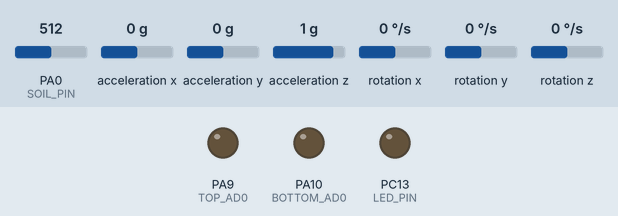
This program was run on a simulated STM32 Black Pill. Shown: output pins drawn as LEDs (lit = HIGH). Wiring (inferred from the names in the program): MPU-6050 motion sensor at I2C address 0x68; MPU-6050 motion sensor at I2C address 0x69. Dashed ring = blinking. The inputs (shaded band) are chosen by the test bench; at power-on: acceleration z 1 g, acceleration y 0 g, PA0 (SOIL_PIN) = 512, acceleration x 0 g, rotation x 0 °/s, rotation y 0 °/s, rotation z 0 °/s (analog values on the 0–1023 scale). What the program prints to the serial monitor is not drawn.

Above: at 0.0 s.
At 2.1 s:
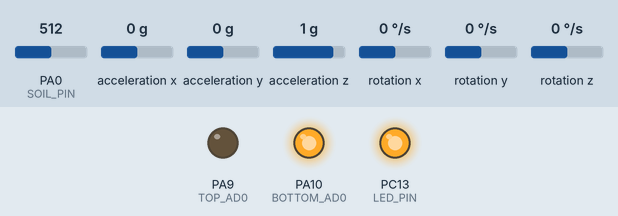
At 11.2 s:
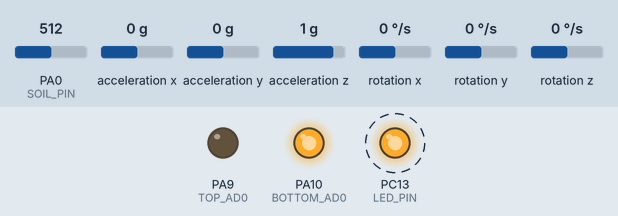
11.3 s: acceleration z set to -1.4 g
14.3 s: acceleration y set to -0.2 g
Timing chart, 0 to 24.3 s (numbered marks = the images above; inputs shaded):
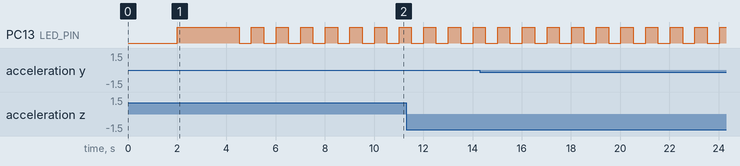

The program:

main.cpp
```cpp
#include <Arduino.h>
#include <Wire.h>
#include <math.h>
#include <string.h>

// STM32F411CE Black Pill: dual MPU6050 + analog soil moisture.
// Demonstration/research-inspired indicators only; NOT a certified warning system.
// All measurement values in the JSON stream identify their actual source.

#define SDA_PIN PB7
#define SCL_PIN PB6
#define TOP_AD0 PA9
#define BOTTOM_AD0 PA10
#define SOIL_PIN PA0              // AO wire of a 3-wire capacitive sensor
#define LED_PIN PC13
#define TOP_ADDR 0x68
#define BOTTOM_ADDR 0x69

const float PIPE_LENGTH_MM = 250.0f;
const float DEMO_WARN_DEG = 1.0f;
const float DEMO_HIGH_DEG = 3.0f;
const float RESEARCH_WARN_DEG_PER_H = 0.03f;
const float RESEARCH_HIGH_DEG_PER_H = 0.10f;
const float VIB_THRESHOLD_G = 0.09f;
const float GRAVITY_ALPHA = 0.08f;
const int WETNESS_THRESHOLD_PERCENT = 70; // locally calibrated relative index, NOT VWC

const unsigned long IMU_SAMPLE_MS = 25UL;
const unsigned long SOIL_SAMPLE_MS = 1000UL;
const unsigned long PRINT_MS = 500UL;
const unsigned long RETRY_MS = 2000UL;
const unsigned long TILT_CONFIRM_MS = 3000UL;
const unsigned long VIB_HOLD_MS = 3000UL;
const unsigned long HISTORY_INTERVAL_MS = 60000UL;
const uint8_t HISTORY_SAMPLES = 61;       // 60 minute change, sampled every minute
const float RAD_TO_DEG_F = 57.2957795f;
const float DEG_TO_RAD_F = 0.0174532925f;

enum RunMode { MODE_DEMO, MODE_RESEARCH };
RunMode runMode = MODE_DEMO;

struct IMU {
  uint8_t address;
  bool connected = false;
  bool calibrated = false;
  uint8_t failures = 0;
  unsigned long lastRetry = 0;
  uint32_t successfulReads = 0;
  uint32_t failedReads = 0;
  float ax = 0, ay = 0, az = 0;
  float gx = 0, gy = 0, gz = 0;
  float biasX = 0, biasY = 0, biasZ = 0;
  float roll = 0, pitch = 0, tiltChange = 0;
  float filteredTilt = 0;
  float refX = 0, refY = 0, refZ = 1;
  float gravX = 0, gravY = 0, gravZ = 1;
  float vibrationInstant = 0, vibrationPeak = 0, windowPeak = 0;
};

IMU top = {TOP_ADDR};
IMU bottom = {BOTTOM_ADDR};
unsigned long lastIMU = 0, lastSoil = 0, lastPrint = 0;
unsigned long lastVibrationTime = 0;
bool vibrationSeen = false;
bool ledState = false;

int soilRaw = 0;
int dryRaw = -1, wetRaw = -1;
int relativeWetness = -1;
bool soilCalibrated = false;
bool soilWet = false;

// Research mode: a full hour of readings is needed before comparing hourly rates.
float histTop[HISTORY_SAMPLES] = {};
float histBottom[HISTORY_SAMPLES] = {};
uint8_t histIndex = 0;
uint8_t histCount = 0;
unsigned long lastHistory = 0;
float tiltRateTop = 0, tiltRateBottom = 0;
bool rateReady = false;

bool warningTiming = false, highTiming = false;
unsigned long warningStart = 0, highStart = 0;
bool tiltWarn = false, tiltHigh = false;

char commandBuffer[64];
uint8_t commandIndex = 0;

void initializeI2C() {
  // Preserve the exact address-select/init sequence from the working program.
  digitalWrite(TOP_AD0, LOW);
  digitalWrite(BOTTOM_AD0, HIGH);
  pinMode(TOP_AD0, OUTPUT);
  pinMode(BOTTOM_AD0, OUTPUT);
  delay(100);
  Wire.setSDA(SDA_PIN);
  Wire.setSCL(SCL_PIN);
  Wire.begin();
  Wire.setClock(50000);
}

void scanI2C() {
  Serial.println("# I2C SCAN START");
  for (uint8_t address = 1; address < 127; address++) {
    Wire.beginTransmission(address);
    if (Wire.endTransmission() == 0) {
      Serial.print("# I2C DEVICE 0x");
      Serial.println(address, HEX);
    }
  }
  Serial.println("# I2C SCAN END");
}

bool writeMPU(uint8_t address, uint8_t reg, uint8_t value) {
  Wire.beginTransmission(address);
  Wire.write(reg);
  Wire.write(value);
  return Wire.endTransmission() == 0;
}

bool initializeMPU(uint8_t address) {
  Wire.beginTransmission(address);
  if (Wire.endTransmission() != 0) return false;
  if (!writeMPU(address, 0x6B, 0x00)) return false; // wake
  delay(20);
  if (!writeMPU(address, 0x1C, 0x00)) return false; // +/-2g
  if (!writeMPU(address, 0x1B, 0x00)) return false; // +/-250 deg/s
  if (!writeMPU(address, 0x1A, 0x03)) return false; // DLPF
  return true;
}

bool readMPU(IMU &m) {
  // Working 14-byte burst read; retain repeated-start transaction.
  Wire.beginTransmission(m.address);
  Wire.write(0x3B);
  if (Wire.endTransmission(false) != 0) {
    m.failedReads++;
    return false;
  }
  if (Wire.requestFrom((uint8_t)m.address, (uint8_t)14) != 14) {
    m.failedReads++;
    return false;
  }
  int16_t raw[7];
  for (int i = 0; i < 7; i++) {
    raw[i] = (int16_t)((Wire.read() << 8) | Wire.read());
  }
  m.ax = raw[0] / 16384.0f;
  m.ay = raw[1] / 16384.0f;
  m.az = raw[2] / 16384.0f;
  m.gx = raw[4] / 131.0f;
  m.gy = raw[5] / 131.0f;
  m.gz = raw[6] / 131.0f;
  m.successfulReads++;
  return true;
}

bool calibrateIMU(IMU &m) {
  const int samples = 80;
  float sumAX = 0, sumAY = 0, sumAZ = 0;
  float sumGX = 0, sumGY = 0, sumGZ = 0;
  int successful = 0;
  for (int i = 0; i < samples; i++) {
    if (readMPU(m)) {
      sumAX += m.ax; sumAY += m.ay; sumAZ += m.az;
      sumGX += m.gx; sumGY += m.gy; sumGZ += m.gz;
      successful++;
    }
    delay(10);
  }
  if (successful < 70) { m.calibrated = false; return false; }
  float ax = sumAX / successful, ay = sumAY / successful, az = sumAZ / successful;
  float norm = sqrtf(ax * ax + ay * ay + az * az);
  if (norm < 0.1f) { m.calibrated = false; return false; }
  m.refX = ax / norm; m.refY = ay / norm; m.refZ = az / norm;
  m.gravX = ax; m.gravY = ay; m.gravZ = az;
  m.biasX = sumGX / successful;
  m.biasY = sumGY / successful;
  m.biasZ = sumGZ / successful;
  m.tiltChange = 0; m.filteredTilt = 0;
  m.vibrationInstant = 0; m.windowPeak = 0; m.vibrationPeak = 0;
  m.failures = 0; m.calibrated = true;
  return true;
}

void resetRateHistory() {
  histIndex = 0; histCount = 0; rateReady = false;
  tiltRateTop = 0; tiltRateBottom = 0;
  lastHistory = millis();
  warningTiming = false; highTiming = false;
  tiltWarn = false; tiltHigh = false;
}

void calculateTilt(IMU &m) {
  m.roll = atan2f(m.ay, m.az) * RAD_TO_DEG_F;
  m.pitch = atan2f(-m.ax, sqrtf(m.ay*m.ay + m.az*m.az)) * RAD_TO_DEG_F;
  float norm = sqrtf(m.ax*m.ax + m.ay*m.ay + m.az*m.az);
  if (norm < 0.1f) return;
  float dot = (m.ax * m.refX + m.ay * m.refY + m.az * m.refZ) / norm;
  dot = constrain(dot, -1.0f, 1.0f);
  m.tiltChange = acosf(dot) * RAD_TO_DEG_F;
  m.filteredTilt += 0.04f * (m.tiltChange - m.filteredTilt);
}

void calculateVibration(IMU &m) {
  // A gravity high-pass residual: sensitive to knocks, NOT Omron D7S SI data.
  m.gravX += GRAVITY_ALPHA * (m.ax - m.gravX);
  m.gravY += GRAVITY_ALPHA * (m.ay - m.gravY);
  m.gravZ += GRAVITY_ALPHA * (m.az - m.gravZ);
  float vx = m.ax - m.gravX;
  float vy = m.ay - m.gravY;
  float vz = m.az - m.gravZ;
  m.vibrationInstant = sqrtf(vx*vx + vy*vy + vz*vz);
  if (m.vibrationInstant > m.windowPeak) m.windowPeak = m.vibrationInstant;
  if (m.vibrationInstant >= VIB_THRESHOLD_G) {
    lastVibrationTime = millis();
    vibrationSeen = true;
  }
}

void updateIMU(IMU &m) {
  unsigned long now = millis();
  if (!m.connected || !m.calibrated) {
    if (now - m.lastRetry < RETRY_MS) return;
    m.lastRetry = now;
    if (initializeMPU(m.address)) {
      Serial.print("# CALIBRATING 0x"); Serial.println(m.address, HEX);
      if (calibrateIMU(m)) {
        m.connected = true;
        resetRateHistory();
        Serial.print("# MPU RECONNECTED 0x"); Serial.println(m.address, HEX);
      } else m.connected = false;
    }
    return;
  }
  if (!readMPU(m)) {
    m.failures++;
    if (m.failures >= 3) {
      m.connected = false; m.calibrated = false; m.lastRetry = now;
      resetRateHistory();
      Serial.print("# MPU LOST 0x"); Serial.println(m.address, HEX);
    }
    return;
  }
  m.failures = 0;
  calculateTilt(m);
  calculateVibration(m);
}

void updateSoil() {
  uint32_t sum = 0;
  for (int i = 0; i < 16; i++) {
    sum += analogRead(SOIL_PIN);
    delayMicroseconds(200);
  }
  soilRaw = (int)(sum / 16);
  soilCalibrated = dryRaw >= 0 && wetRaw >= 0 && abs(dryRaw - wetRaw) >= 100;
  if (soilCalibrated) {
    float fraction = (float)(soilRaw - dryRaw) / (float)(wetRaw - dryRaw);
    relativeWetness = constrain((int)roundf(100.0f * fraction), 0, 100);
    soilWet = relativeWetness >= WETNESS_THRESHOLD_PERCENT;
  } else {
    relativeWetness = -1;
    soilWet = false;
  }
}

void pushHistory() {
  if (!(top.connected && bottom.connected && top.calibrated && bottom.calibrated)) return;
  histTop[histIndex] = top.filteredTilt;
  histBottom[histIndex] = bottom.filteredTilt;
  histIndex = (uint8_t)((histIndex + 1) % HISTORY_SAMPLES);
  if (histCount < HISTORY_SAMPLES) histCount++;
  if (histCount == HISTORY_SAMPLES) {
    // Oldest and newest points span 60 minutes once the buffer has filled.
    float newestTop = histTop[(histIndex + HISTORY_SAMPLES - 1) % HISTORY_SAMPLES];
    float newestBottom = histBottom[(histIndex + HISTORY_SAMPLES - 1) % HISTORY_SAMPLES];
    tiltRateTop = fabsf(newestTop - histTop[histIndex]);
    tiltRateBottom = fabsf(newestBottom - histBottom[histIndex]);
    rateReady = true;
  }
}

void updateIndicators(unsigned long now) {
  bool bothReady = top.connected && bottom.connected && top.calibrated && bottom.calibrated;
  if (!bothReady) {
    warningTiming = highTiming = false;
    tiltWarn = tiltHigh = false;
    return;
  }
  if (runMode == MODE_RESEARCH) {
    // Research examples: hourly rate thresholds, not validated for this soil/rod.
    float rate = max(tiltRateTop, tiltRateBottom);
    tiltWarn = rateReady && rate >= RESEARCH_WARN_DEG_PER_H;
    tiltHigh = rateReady && rate >= RESEARCH_HIGH_DEG_PER_H;
  } else {
    float tilt = max(top.filteredTilt, bottom.filteredTilt);
    if (tilt >= DEMO_WARN_DEG) {
      if (!warningTiming) { warningTiming = true; warningStart = now; }
    } else warningTiming = false;
    if (tilt >= DEMO_HIGH_DEG) {
      if (!highTiming) { highTiming = true; highStart = now; }
    } else highTiming = false;
    tiltWarn = warningTiming && (now - warningStart >= TILT_CONFIRM_MS);
    tiltHigh = highTiming && (now - highStart >= TILT_CONFIRM_MS);
  }
}

bool recentVibration() {
  return vibrationSeen && millis() - lastVibrationTime <= VIB_HOLD_MS;
}

const char* statusText() {
  if (!top.connected || !bottom.connected || !top.calibrated || !bottom.calibrated) return "SENSOR FAULT";
  if (runMode == MODE_RESEARCH && !rateReady) return "COLLECTING BASELINE";
  bool vib = recentVibration();
  if (tiltHigh) return "HIGH ALERT";
  if (tiltWarn && (soilWet || vib)) return "WARNING";
  if (tiltWarn || (soilWet && vib)) return "CAUTION";
  if (vib) return "DISTURBANCE";
  if (soilWet) return "WET CONDITION";
  if (!soilCalibrated) return "PARTIAL DATA";
  return "NORMAL";
}

void finishVibrationWindow(IMU &m) {
  m.vibrationPeak = m.connected && m.calibrated ? m.windowPeak : 0;
  m.windowPeak = 0;
}

// Compact, machine-readable telemetry for the desktop dashboard.
// Debug messages start with '#', and are not mistaken for sensor data.
void printTelemetry() {
  finishVibrationWindow(top);
  finishVibrationWindow(bottom);
  bool readyA = top.connected && top.calibrated;
  bool readyB = bottom.connected && bottom.calibrated;
  bool both = readyA && readyB;
  float dA = PIPE_LENGTH_MM * sinf(top.tiltChange * DEG_TO_RAD_F);
  float dB = PIPE_LENGTH_MM * sinf(bottom.tiltChange * DEG_TO_RAD_F);
  float vPeak = max(top.vibrationPeak, bottom.vibrationPeak);
  Serial.print("{\"t\":"); Serial.print(millis() / 1000.0f, 1);
  Serial.print(",\"mode\":\""); Serial.print(runMode == MODE_DEMO ? "DEMO" : "RESEARCH"); Serial.print('"');
  Serial.print(",\"a_ok\":"); Serial.print(readyA ? "true" : "false");
  Serial.print(",\"b_ok\":"); Serial.print(readyB ? "true" : "false");
  Serial.print(",\"a_tilt\":"); Serial.print(readyA ? top.tiltChange : -1, 3);
  Serial.print(",\"b_tilt\":"); Serial.print(readyB ? bottom.tiltChange : -1, 3);
  Serial.print(",\"a_roll\":"); Serial.print(readyA ? top.roll : -999, 2);
  Serial.print(",\"a_pitch\":"); Serial.print(readyA ? top.pitch : -999, 2);
  Serial.print(",\"b_roll\":"); Serial.print(readyB ? bottom.roll : -999, 2);
  Serial.print(",\"b_pitch\":"); Serial.print(readyB ? bottom.pitch : -999, 2);
  Serial.print(",\"a_disp\":"); Serial.print(readyA ? dA : -1, 2);
  Serial.print(",\"b_disp\":"); Serial.print(readyB ? dB : -1, 2);
  Serial.print(",\"a_vib\":"); Serial.print(readyA ? top.vibrationPeak : -1, 4);
  Serial.print(",\"b_vib\":"); Serial.print(readyB ? bottom.vibrationPeak : -1, 4);
  Serial.print(",\"vib_peak\":"); Serial.print(both ? vPeak : -1, 4);
  Serial.print(",\"vib_recent\":"); Serial.print(recentVibration() ? "true" : "false");
  Serial.print(",\"soil_raw\":"); Serial.print(soilRaw);
  Serial.print(",\"soil_pct\":"); Serial.print(relativeWetness);
  Serial.print(",\"soil_cal\":"); Serial.print(soilCalibrated ? "true" : "false");
  Serial.print(",\"soil_wet\":"); Serial.print(soilWet ? "true" : "false");
  Serial.print(",\"dry_raw\":"); Serial.print(dryRaw);
  Serial.print(",\"wet_raw\":"); Serial.print(wetRaw);
  Serial.print(",\"rate_a\":"); Serial.print(rateReady ? tiltRateTop : -1, 4);
  Serial.print(",\"rate_b\":"); Serial.print(rateReady ? tiltRateBottom : -1, 4);
  Serial.print(",\"rate_ready\":"); Serial.print(rateReady ? "true" : "false");
  Serial.print(",\"baseline_min\":"); Serial.print(histCount > 0 ? histCount - 1 : 0);
  Serial.print(",\"tilt_flag\":"); Serial.print(tiltWarn ? "true" : "false");
  Serial.print(",\"high_flag\":"); Serial.print(tiltHigh ? "true" : "false");
  Serial.print(",\"moist_flag\":"); Serial.print(soilWet ? "true" : "false");
  Serial.print(",\"vib_flag\":"); Serial.print(recentVibration() ? "true" : "false");
  Serial.print(",\"a_reads\":"); Serial.print(top.successfulReads);
  Serial.print(",\"b_reads\":"); Serial.print(bottom.successfulReads);
  Serial.print(",\"a_fail\":"); Serial.print(top.failedReads);
  Serial.print(",\"b_fail\":"); Serial.print(bottom.failedReads);
  Serial.print(",\"status\":\""); Serial.print(statusText()); Serial.println("\"}");
}

void handleCommand(const char* command) {
  if (strcmp(command, "MODE DEMO") == 0) {
    runMode = MODE_DEMO; warningTiming = highTiming = false;
    tiltWarn = tiltHigh = false;
    Serial.println("# MODE DEMO");
  } else if (strcmp(command, "MODE RESEARCH") == 0) {
    runMode = MODE_RESEARCH; warningTiming = highTiming = false;
    tiltWarn = tiltHigh = false;
    Serial.println("# MODE RESEARCH");
  } else if (strcmp(command, "CAL_DRY") == 0) {
    updateSoil(); dryRaw = soilRaw; updateSoil();
    Serial.print("# DRY RAW "); Serial.println(dryRaw);
  } else if (strcmp(command, "CAL_WET") == 0) {
    updateSoil(); wetRaw = soilRaw; updateSoil();
    Serial.print("# WET RAW "); Serial.println(wetRaw);
  } else if (strcmp(command, "RESET_SOIL") == 0) {
    dryRaw = wetRaw = -1; updateSoil();
    Serial.println("# SOIL CALIBRATION CLEARED");
  } else if (strcmp(command, "PING") == 0) {    Serial.println("# PONG");
  } else {
    Serial.println("# UNKNOWN COMMAND");
  }
}

void checkSerialCommands() {
  while (Serial.available()) {
    char c = (char)Serial.read();
    if (c == '\r') continue;
    if (c == '\n') {
      commandBuffer[commandIndex] = '\0';
      if (commandIndex > 0) handleCommand(commandBuffer);
      commandIndex = 0;
    } else if (commandIndex < sizeof(commandBuffer) - 1) {
      commandBuffer[commandIndex++] = c;
    } else {
      commandIndex = 0;
    }
  }
}

void setup() {
  Serial.begin(115200);
  delay(2000);
  pinMode(LED_PIN, OUTPUT);
  digitalWrite(LED_PIN, HIGH);
  pinMode(SOIL_PIN, INPUT);
  analogReadResolution(12);
  initializeI2C();
  Serial.println("# SLOPEWATCH firmware 1.0");
  scanI2C();
  top.connected = initializeMPU(TOP_ADDR);
  bottom.connected = initializeMPU(BOTTOM_ADDR);
  Serial.print("# MPU 0x68: "); Serial.println(top.connected ? "INITIALIZED" : "MISSING");
  Serial.print("# MPU 0x69: "); Serial.println(bottom.connected ? "INITIALIZED" : "MISSING");
  Serial.println("# Keep rod stationary during calibration");
  if (top.connected) top.connected = calibrateIMU(top);
  if (bottom.connected) bottom.connected = calibrateIMU(bottom);
  top.lastRetry = bottom.lastRetry = millis();
  if (top.connected && readMPU(top)) calculateTilt(top);
  if (bottom.connected && readMPU(bottom)) calculateTilt(bottom);
  updateSoil();
  lastIMU = lastSoil = lastPrint = millis();
  resetRateHistory();
  pushHistory();            // t=0 snapshot, then one each minute
  Serial.println("# MONITORING STARTED");
}

void loop() {
  unsigned long now = millis();
  checkSerialCommands();
  if (now - lastIMU >= IMU_SAMPLE_MS) {
    lastIMU = now;
    updateIMU(top);
    updateIMU(bottom);
    updateIndicators(millis());
  }
  if (now - lastSoil >= SOIL_SAMPLE_MS) {
    lastSoil = now;
    updateSoil();
  }
  if (now - lastHistory >= HISTORY_INTERVAL_MS) {
    lastHistory = now;
    pushHistory();
    updateIndicators(now);
  }
  if (now - lastPrint >= PRINT_MS) {
    lastPrint = now;
    ledState = !ledState;
    digitalWrite(LED_PIN, ledState ? LOW : HIGH);
    printTelemetry();
  }
}
```

Measured:
- by itself, PC13 (LED_PIN): alternates HIGH for 0.50 s and LOW for 0.51 s
